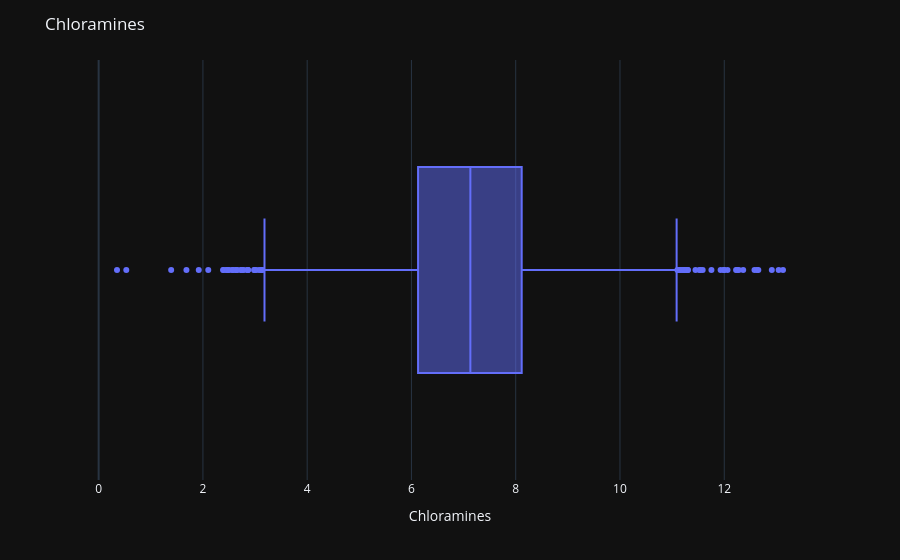

The notebook cell this image was saved under:
### Code cell
fig = px.box(x = 'Chloramines', data_frame = data, template = 'plotly_dark')
fig.update_layout(title='Chloramines')
fig.show()

### Figure 1 — Plotly figure (JSON) as saved in the notebook; plotly's stock layout.template omitted (floating-point values rounded to 4 significant figures; data arrays with more than 128 entries replaced by an {"elided": "..."} marker saying what was removed)
{"data": [{"alignmentgroup": "True", "hovertemplate": "Chloramines=%{x}<extra></extra>", "legendgroup": "", "marker": {"color": "#636efa"}, "name": "", "notched": false, "offsetgroup": "", "orientation": "h", "showlegend": false, "type": "box", "x": {"elided": "3276 float values"}, "x0": " ", "xaxis": "x", "y0": " ", "yaxis": "y"}], "layout": {"boxmode": "group", "legend": {"tracegroupgap": 0}, "margin": {"t": 60}, "title": {"text": "Chloramines"}, "xaxis": {"anchor": "y", "domain": [0.0, 1.0], "title": {"text": "Chloramines"}}, "yaxis": {"anchor": "x", "domain": [0.0, 1.0]}}}
